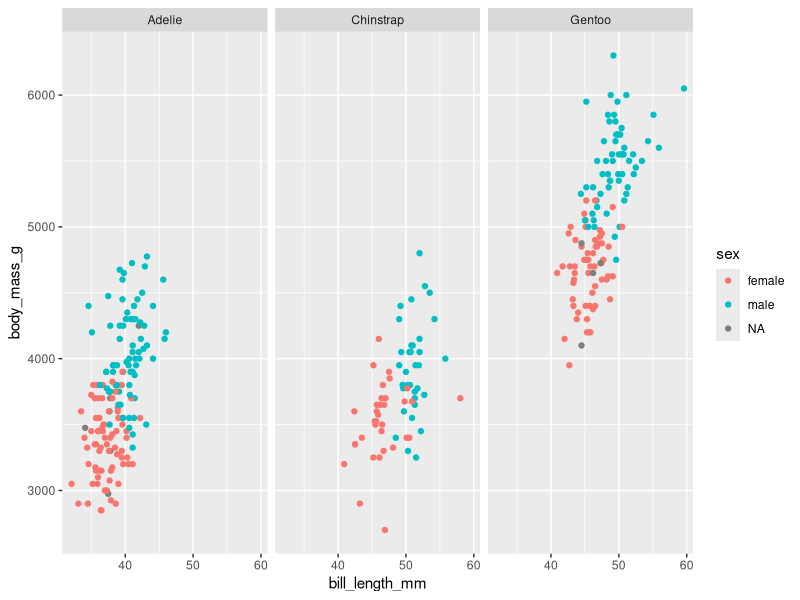
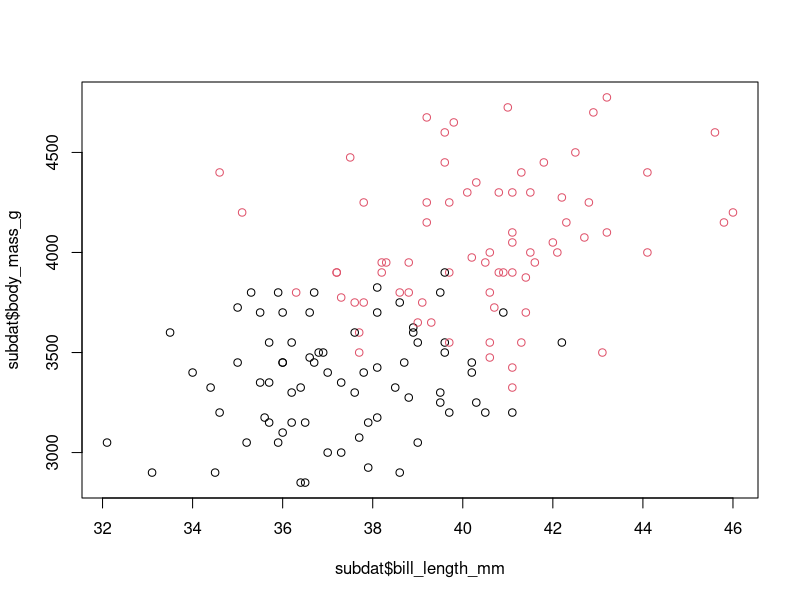
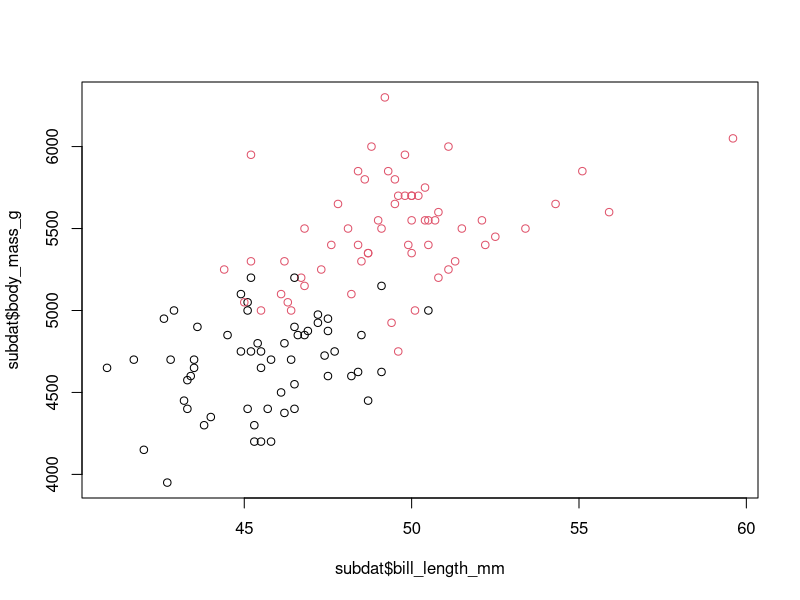
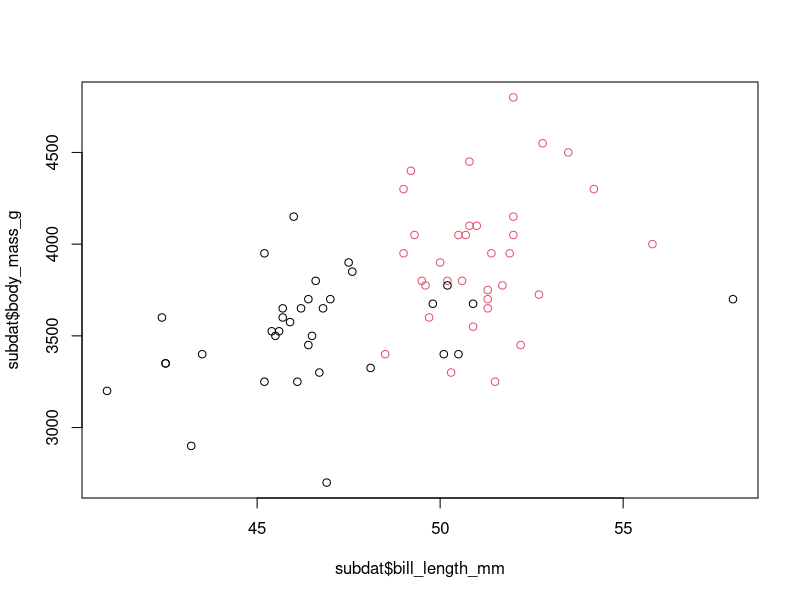

Recreate these plots in R, in order.

## Loops demo
## James Robinson
## 17th Feb 2021 - LEC use-r group

## 1. basic loop

## loops increase an object (usually i) over a set range of numbers, repeating the code inside the loop
for(i in 1:10){
	print(i)
}

for(i in 1:10){
	print(letters[i])
}

## another iterating option is 'repeat', which just keeps going until you it meets a condition to stop ('break')
i=1
repeat{
	i<-i + 1
	print(letters[i])
	if(i == 26) {break}
}

## Good info and examples on the syntax and purpose of using loops: https://r4ds.had.co.nz/iteration.html

## 2. looping plots
library(tidyverse)
library(palmerpenguins) ## load example dataset on penguin stuff
head(penguins)

# you might want to loop over a dataset, producing the same plot each time.
## let's plot length - weight relationships for each species
species<-unique(penguins$species) ## 

pdf(file = 'intro-to-loops/penguins_looped.pdf')
for(i in 1:length(species)){
	print(paste('Plotting for', species[i]))
	subdat<-penguins[penguins$species == species[i],]
	plot(subdat$bill_length_mm, subdat$body_mass_g, col=subdat$sex)
}
dev.off()

## ggplot has options to do this kind of thing already
ggplot(penguins, aes(bill_length_mm, body_mass_g, col=sex)) +
		geom_point() +
		facet_wrap(~species)



## the purrr package is an alternative to looping in the tidyverse
# https://purrr.tidyverse.org/

library(purrr)

## split penguins by species, fit a linear model, extract r-squared
penguins %>%
  split(.$species) %>% # from base R
  map(~ lm(bill_length_mm ~ body_mass_g, data = .)) %>%
  map(summary) %>%
  map_dbl("r.squared")
